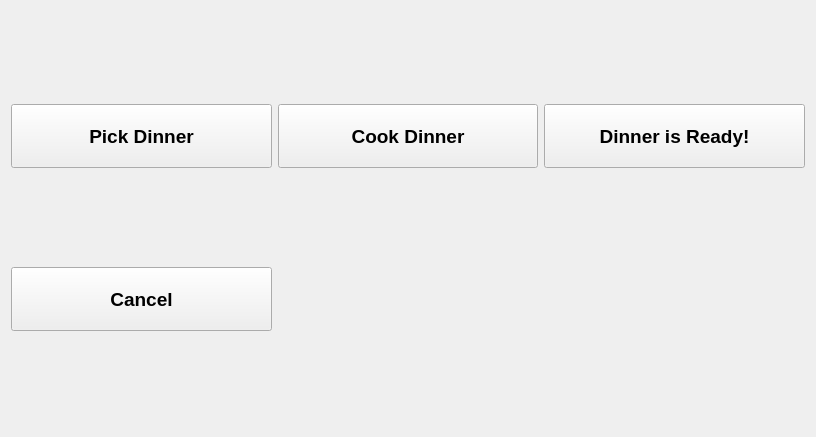
<?xml version="1.0" encoding="UTF-8"?>
<ui version="4.0">
 <class>DinnerOptionWidget</class>
 <widget class="QWidget" name="DinnerOptionWidget">
  <property name="geometry">
   <rect>
    <x>0</x>
    <y>0</y>
    <width>816</width>
    <height>437</height>
   </rect>
  </property>
  <property name="windowTitle">
   <string>Form</string>
  </property>
  <layout class="QGridLayout" name="gridLayout">
   <item row="0" column="2">
    <widget class="QPushButton" name="dinnerReadyButton">
     <property name="minimumSize">
      <size>
       <width>256</width>
       <height>64</height>
      </size>
     </property>
     <property name="font">
      <font>
       <pointsize>14</pointsize>
       <weight>75</weight>
       <bold>true</bold>
      </font>
     </property>
     <property name="text">
      <string>Dinner is Ready!</string>
     </property>
    </widget>
   </item>
   <item row="0" column="0">
    <widget class="QPushButton" name="pickDinnerButton">
     <property name="minimumSize">
      <size>
       <width>256</width>
       <height>64</height>
      </size>
     </property>
     <property name="font">
      <font>
       <pointsize>14</pointsize>
       <weight>75</weight>
       <bold>true</bold>
      </font>
     </property>
     <property name="text">
      <string>Pick Dinner</string>
     </property>
    </widget>
   </item>
   <item row="0" column="1">
    <widget class="QPushButton" name="cookDinnerButton">
     <property name="minimumSize">
      <size>
       <width>256</width>
       <height>64</height>
      </size>
     </property>
     <property name="font">
      <font>
       <pointsize>14</pointsize>
       <weight>75</weight>
       <bold>true</bold>
      </font>
     </property>
     <property name="text">
      <string>Cook Dinner</string>
     </property>
    </widget>
   </item>
   <item row="1" column="0">
    <widget class="QPushButton" name="cancelButton">
     <property name="minimumSize">
      <size>
       <width>256</width>
       <height>64</height>
      </size>
     </property>
     <property name="font">
      <font>
       <pointsize>14</pointsize>
       <weight>75</weight>
       <bold>true</bold>
      </font>
     </property>
     <property name="text">
      <string>Cancel</string>
     </property>
    </widget>
   </item>
  </layout>
 </widget>
 <resources/>
 <connections/>
</ui>
